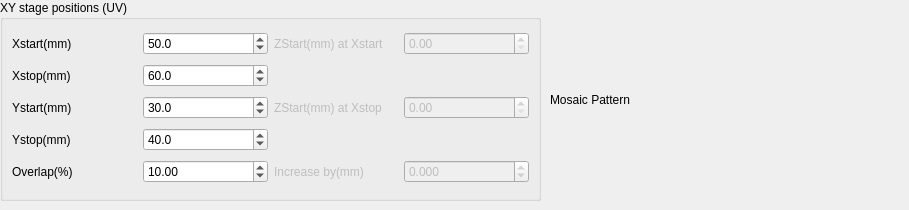
            <widget class="QWidget" name="tab_12">
             <attribute name="title">
              <string>UV</string>
             </attribute>
             <widget class="QGroupBox" name="groupBox_10">
              <property name="geometry">
               <rect>
                <x>0</x>
                <y>0</y>
                <width>541</width>
                <height>201</height>
               </rect>
              </property>
              <property name="title">
               <string>XY stage positions (UV)</string>
              </property>
              <layout class="QGridLayout" name="gridLayout_15">
               <item row="4" column="2">
                <widget class="QLabel" name="label_6">
                 <property name="enabled">
                  <bool>false</bool>
                 </property>
                 <property name="text">
                  <string>Increase by(mm)</string>
                 </property>
                </widget>
               </item>
               <item row="1" column="0">
                <widget class="QLabel" name="XstopLabel_3">
                 <property name="maximumSize">
                  <size>
                   <width>16777215</width>
                   <height>16777206</height>
                  </size>
                 </property>
                 <property name="text">
                  <string>Xstop(mm)</string>
                 </property>
                </widget>
               </item>
               <item row="0" column="0">
                <widget class="QLabel" name="XstartLabel_3">
                 <property name="text">
                  <string>Xstart(mm)</string>
                 </property>
                </widget>
               </item>
               <item row="1" column="1">
                <widget class="QDoubleSpinBox" name="XStop_2">
                 <property name="decimals">
                  <number>1</number>
                 </property>
                 <property name="maximum">
                  <double>300.000000000000000</double>
                 </property>
                 <property name="value">
                  <double>60.000000000000000</double>
                 </property>
                </widget>
               </item>
               <item row="2" column="3">
                <widget class="QDoubleSpinBox" name="XStopHeight_2">
                 <property name="enabled">
                  <bool>false</bool>
                 </property>
                </widget>
               </item>
               <item row="0" column="3">
                <widget class="QDoubleSpinBox" name="XStartHeight_2">
                 <property name="enabled">
                  <bool>false</bool>
                 </property>
                </widget>
               </item>
               <item row="0" column="2">
                <widget class="QLabel" name="label_32">
                 <property name="enabled">
                  <bool>false</bool>
                 </property>
                 <property name="text">
                  <string>ZStart(mm) at Xstart</string>
                 </property>
                </widget>
               </item>
               <item row="4" column="0">
                <widget class="QLabel" name="OverlapLabel_3">
                 <property name="maximumSize">
                  <size>
                   <width>16777215</width>
                   <height>16777206</height>
                  </size>
                 </property>
                 <property name="text">
                  <string>Overlap(%)</string>
                 </property>
                </widget>
               </item>
               <item row="2" column="0">
                <widget class="QLabel" name="YstartLabel_3">
                 <property name="text">
                  <string>Ystart(mm)</string>
                 </property>
                </widget>
               </item>
               <item row="3" column="1">
                <widget class="QDoubleSpinBox" name="YStop_2">
                 <property name="decimals">
                  <number>1</number>
                 </property>
                 <property name="maximum">
                  <double>50.000000000000000</double>
                 </property>
                 <property name="value">
                  <double>40.000000000000000</double>
                 </property>
                </widget>
               </item>
               <item row="3" column="0">
                <widget class="QLabel" name="YstopLabel_3">
                 <property name="maximumSize">
                  <size>
                   <width>16777215</width>
                   <height>16777206</height>
                  </size>
                 </property>
                 <property name="text">
                  <string>Ystop(mm)</string>
                 </property>
                </widget>
               </item>
               <item row="2" column="1">
                <widget class="QDoubleSpinBox" name="YStart_2">
                 <property name="decimals">
                  <number>1</number>
                 </property>
                 <property name="maximum">
                  <double>50.000000000000000</double>
                 </property>
                 <property name="value">
                  <double>30.000000000000000</double>
                 </property>
                </widget>
               </item>
               <item row="4" column="3">
                <widget class="QDoubleSpinBox" name="ZIncrease_2">
                 <property name="enabled">
                  <bool>false</bool>
                 </property>
                 <property name="decimals">
                  <number>3</number>
                 </property>
                 <property name="minimum">
                  <double>-1.000000000000000</double>
                 </property>
                 <property name="maximum">
                  <double>1.000000000000000</double>
                 </property>
                </widget>
               </item>
               <item row="0" column="1">
                <widget class="QDoubleSpinBox" name="XStart_2">
                 <property name="decimals">
                  <number>1</number>
                 </property>
                 <property name="maximum">
                  <double>300.000000000000000</double>
                 </property>
                 <property name="value">
                  <double>50.000000000000000</double>
                 </property>
                </widget>
               </item>
               <item row="2" column="2">
                <widget class="QLabel" name="label_43">
                 <property name="enabled">
                  <bool>false</bool>
                 </property>
                 <property name="text">
                  <string>ZStart(mm) at Xstop</string>
                 </property>
                </widget>
               </item>
               <item row="4" column="1">
                <widget class="QDoubleSpinBox" name="Overlap_2">
                 <property name="value">
                  <double>10.000000000000000</double>
                 </property>
                </widget>
               </item>
              </layout>
             </widget>
             <widget class="QLabel" name="MosaicLabel_2">
              <property name="geometry">
               <rect>
                <x>550</x>
                <y>0</y>
                <width>350</width>
                <height>200</height>
               </rect>
              </property>
              <property name="minimumSize">
               <size>
                <width>350</width>
                <height>200</height>
               </size>
              </property>
              <property name="maximumSize">
               <size>
                <width>500</width>
                <height>400</height>
               </size>
              </property>
              <property name="text">
               <string>Mosaic Pattern</string>
              </property>
              <property name="scaledContents">
               <bool>true</bool>
              </property>
             </widget>
            </widget>
